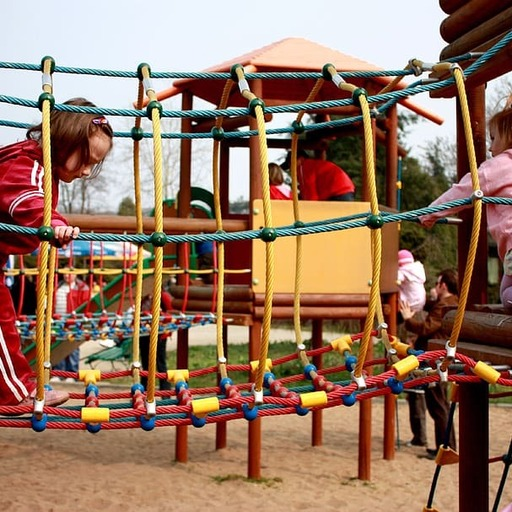
#> input picture image.jpg, 512 x 512 px
$ python version2.py
#> lines starting #> are read from the running program, lines starting #| are printed output that depends on the picture
### utils.py
import numpy as np
from matplotlib import pyplot as plt


def get_image(image_path):
#> called with image_path = 'image.jpg'
    image = plt.imread(image_path)
#> image is the input picture: shape (512, 512, 3); mean R, G, B 150.4, 119, 99.2
    # JPEGs load as uint8 in [0, 255]; PNGs already load as floats in [0, 1]
    if image.dtype == np.uint8:
        image = image / 255.0
    return image[..., :3]  # drop the alpha channel if there is one


# [4 lines left out: function show_image, not called in this run]


def save_image(image, image_path):
    plt.imsave(image_path, np.clip(image, 0.0, 1.0))


# [7 lines left out: function make_blobs, not called in this run]

### model.py
import numpy as np


def squared_distances(X: np.ndarray, C: np.ndarray) -> np.ndarray:
    """Squared Euclidean distance between every row of X (n, d) and every row of C (k, d).

    Uses ||x - c||^2 = ||x||^2 - 2 x.c + ||c||^2, which needs an (n, k) matrix only.
    The naive X[:, None] - C builds an (n, k, d) array: for a 512x512 image and
    k = 50 that is ~300 MB, which is why the expanded form is used here.
    """
    d2 = (X ** 2).sum(axis=1, keepdims=True) - 2 * X @ C.T + (C ** 2).sum(axis=1)
    return np.maximum(d2, 0.0)  # clip tiny negatives caused by round-off


class KMeans:
    def __init__(self, k: int, eps: float = 1e-6, init: str = "random", seed: int = None) -> None:
        self.num_prototypes = k
        self.prototypes = None
        self.eps = eps            # stop when the prototypes move less than this
        self.init = init          # "random" (Forgy) or "kmeans++"
        self.rng = np.random.default_rng(seed)
        self.history = []         # objective (mean squared distance) after every iteration

    def _init_random(self, X: np.ndarray) -> np.ndarray:
        # Forgy initialization: k distinct data points chosen uniformly at random
        return X[self.rng.choice(X.shape[0], self.num_prototypes, replace=False)].copy()

    def _init_kmeans_pp(self, X: np.ndarray) -> np.ndarray:
        # k-means++ (Arthur & Vassilvitskii, 2007): the first prototype is a random
        # point; every next one is sampled with probability proportional to the
        # squared distance to the closest prototype chosen so far. Prototypes
        # therefore start spread out over the data.
        prototypes = [X[self.rng.integers(X.shape[0])]]
        closest = squared_distances(X, np.array(prototypes))[:, 0]
        for _ in range(1, self.num_prototypes):
            probs = closest / closest.sum()
            prototypes.append(X[self.rng.choice(X.shape[0], p=probs)])
            closest = np.minimum(closest, squared_distances(X, prototypes[-1][None])[:, 0])
        return np.array(prototypes)

    def objective(self, X: np.ndarray) -> float:
        # the K-means objective (distortion), averaged over the samples
        return squared_distances(X, self.prototypes).min(axis=1).mean()

    def fit(self, X: np.ndarray, max_iter: int = 100) -> None:
        X = X.astype(np.float64)
        # Initialization matters: with a bad start some prototypes may end up with
        # no assigned pixels at all (an "empty cluster"), and its mean is undefined.
        self.prototypes = self._init_kmeans_pp(X) if self.init == "kmeans++" else self._init_random(X)
        self.history = []

        for _ in range(max_iter):
            # Assignment step: each sample goes to its closest prototype
            assignments = self.predict(X)

            # Update step: each prototype moves to the mean of its samples
            new_prototypes = self.prototypes.copy()
            worst_first = None
            for i in range(self.num_prototypes):
                members = X[assignments == i]
                if len(members) > 0:
                    new_prototypes[i] = members.mean(axis=0)
                else:
                    # empty cluster: re-seed it at the samples that are currently worst fitted
                    if worst_first is None:
                        worst_first = list(np.argsort(-squared_distances(X, self.prototypes).min(axis=1)))
                    new_prototypes[i] = X[worst_first.pop(0)]

            shift = np.abs(new_prototypes - self.prototypes).max()
            self.prototypes = new_prototypes
            self.history.append(self.objective(X))
            if shift < self.eps:  # converged: assignments can no longer change
                break

    def predict(self, X: np.ndarray) -> np.ndarray:
        return np.argmin(squared_distances(X, self.prototypes), axis=1)

    def fit_predict(self, X: np.ndarray, max_iter: int = 100) -> np.ndarray:
        self.fit(X, max_iter)
        return self.predict(X)

    def replace_with_prototypes(self, X: np.ndarray) -> np.ndarray:
        return self.prototypes[self.predict(X)]

### version2.py
"""
version2.py: better initialization (k-means++) and choosing k (the elbow plot).

What is NEW compared to version1.py
- K-means only finds a local minimum, and which one depends on the start.
  k-means++ seeds the prototypes far apart (each new seed is sampled with
  probability proportional to its squared distance from the seeds chosen so
  far). We compare the final objective of random vs k-means++ starts over
  several seeds.
- The objective always decreases as k grows, so it cannot pick k by itself.
  Plotting it against k and looking for the "elbow", where extra colours stop
  paying off, is a simple heuristic.

To keep this fast, K-means is fitted on a random subsample of the pixels.
"""
import argparse

import numpy as np
from matplotlib import pyplot as plt

from model import KMeans
from utils import get_image


def main():
    parser = argparse.ArgumentParser(description="k-means++ vs random init, and the elbow plot")
    parser.add_argument("--image", default="image.jpg")
    parser.add_argument("--k", type=int, default=10, help="k used for the initialization comparison")
    parser.add_argument("--seeds", type=int, default=5, help="number of restarts per initialization")
    parser.add_argument("--subsample", type=int, default=20_000, help="pixels used for fitting")
    parser.add_argument("--ks", type=int, nargs="+", default=[2, 3, 5, 8, 10, 15, 20, 30, 50])
    args = parser.parse_args()

    image = get_image(args.image)
    pixels = image.reshape(-1, image.shape[-1])
    rng = np.random.default_rng(0)
    X = pixels[rng.choice(len(pixels), min(args.subsample, len(pixels)), replace=False)]

    # 1. Initialization: same k, several seeds
    results = {}
    for init in ["random", "kmeans++"]:
        objs = []
        for seed in range(args.seeds):
            km = KMeans(args.k, init=init, seed=seed)
            km.fit(X)
            objs.append(km.history[-1])
        results[init] = objs
        print(f"{init:>9}: final objective mean = {np.mean(objs):.5f}, "
              f"worst = {np.max(objs):.5f}, iterations (last run) = {len(km.history)}")
#> this loop made 2 passes
#> after the loop, results = {'random': [0.0147, 0.0147, 0.0155, 0.0147, 0.0147], 'kmeans++': [0.0147, 0.0147, 0.0147, 0.0147, 0.0147]}

    # 2. Elbow plot: objective vs k (k-means++ init)
    objectives = []
    for k in args.ks:
        km = KMeans(k, init="kmeans++", seed=0)
        km.fit(X)
        objectives.append(km.history[-1])
        print(f"k = {k:>3}: objective = {objectives[-1]:.5f}")
#> this loop made 9 passes
#> after the loop, objectives = [0.0965, 0.0495, 0.0287, 0.0188, 0.0147, 0.0101, 0.00779, 0.00566, 0.00383]

    plt.figure(figsize=(5, 4))
    plt.plot(args.ks, objectives, marker="o")
    plt.xlabel("k (number of colours)")
    plt.ylabel("objective (mean squared distance)")
    plt.title("Elbow plot")
    plt.tight_layout()
    plt.savefig("elbow.png")
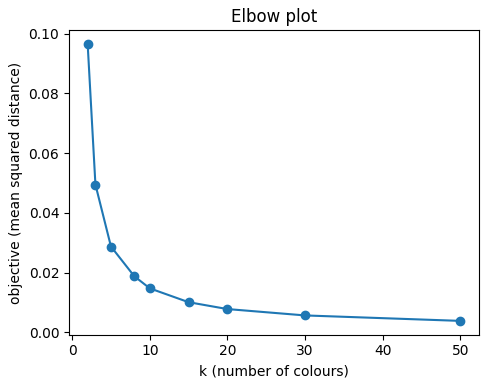
#> figure drawn by matplotlib, 1 panel
    print("Saved elbow.png")


if __name__ == "__main__":
    main()
